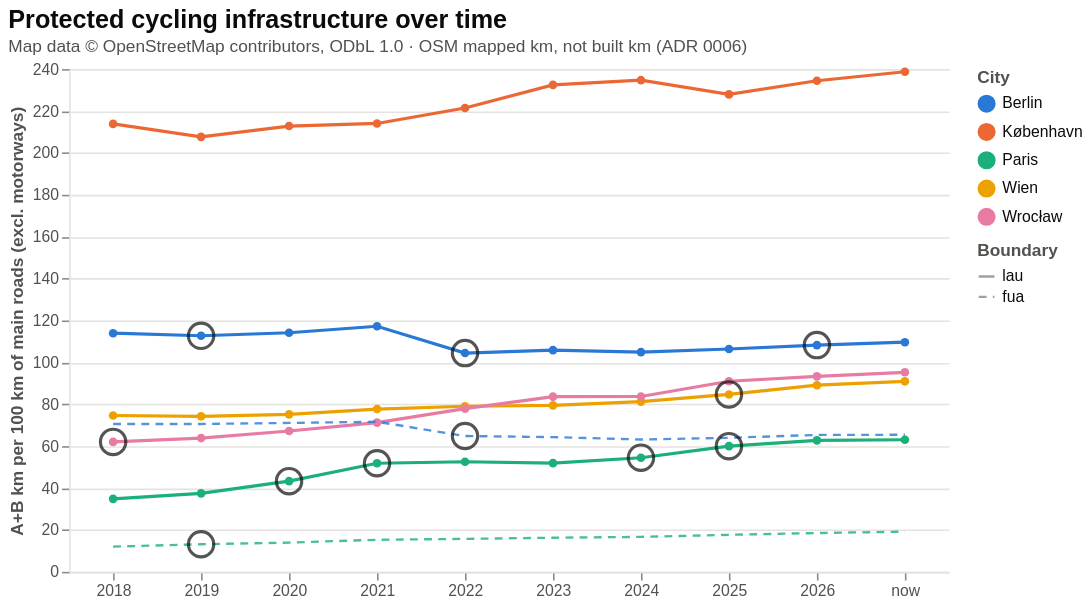

Vega-Lite specification stored for this chart:
### Vega-Lite specification from a JSON file in a GitHub repository (floating-point values rounded to 4 significant figures)
{"config": {"view": {"continuousWidth": 300, "continuousHeight": 300, "stroke": null}, "axis": {"domainColor": "#e4e3df", "gridColor": "#e4e3df", "labelColor": "#52514e", "titleColor": "#52514e"}, "legend": {"labelColor": "#0b0b0b", "labelLimit": 260, "titleColor": "#52514e"}, "title": {"color": "#0b0b0b", "subtitleColor": "#52514e", "subtitleFontSize": 11}}, "layer": [{"mark": {"type": "line", "point": true, "strokeWidth": 2}, "encoding": {"color": {"field": "city", "legend": {}, "scale": {"domain": ["Berlin", "København", "Paris", "Wien", "Wrocław"], "range": ["#2a78d6", "#eb6834", "#1baf7a", "#eda100", "#e87ba4"]}, "title": "City", "type": "nominal"}, "tooltip": [{"field": "city", "type": "nominal"}, {"field": "kind", "type": "nominal"}, {"field": "label", "type": "nominal"}, {"field": "headline", "format": ".2f", "title": "A+B km per 100 km main roads", "type": "quantitative"}, {"field": "ab_km", "format": ".1f", "type": "quantitative"}, {"field": "flags", "type": "nominal"}], "x": {"axis": {"labelAngle": 0}, "field": "label", "sort": ["2018", "2019", "2020", "2021", "2022", "2023", "2024", "2025", "2026", "now"], "title": null, "type": "ordinal"}, "y": {"field": "headline", "scale": {"zero": true}, "title": "A+B km per 100 km of main roads (excl. motorways)", "type": "quantitative"}}, "transform": [{"filter": "(datum.kind === 'lau')"}]}, {"mark": {"type": "line", "opacity": 0.8, "strokeWidth": 1.5}, "encoding": {"color": {"field": "city", "legend": {}, "scale": {"domain": ["Berlin", "København", "Paris", "Wien", "Wrocław"], "range": ["#2a78d6", "#eb6834", "#1baf7a", "#eda100", "#e87ba4"]}, "title": "City", "type": "nominal"}, "strokeDash": {"field": "kind", "scale": {"domain": ["lau", "fua"], "range": [[1, 0], [5, 4]]}, "title": "Boundary", "type": "nominal"}, "tooltip": [{"field": "city", "type": "nominal"}, {"field": "kind", "type": "nominal"}, {"field": "label", "type": "nominal"}, {"field": "headline", "format": ".2f", "title": "A+B km per 100 km main roads", "type": "quantitative"}, {"field": "ab_km", "format": ".1f", "type": "quantitative"}, {"field": "flags", "type": "nominal"}], "x": {"axis": {"labelAngle": 0}, "field": "label", "sort": ["2018", "2019", "2020", "2021", "2022", "2023", "2024", "2025", "2026", "now"], "title": null, "type": "ordinal"}, "y": {"field": "headline", "scale": {"zero": true}, "title": "A+B km per 100 km of main roads (excl. motorways)", "type": "quantitative"}}, "transform": [{"filter": "(datum.kind === 'fua')"}]}, {"mark": {"type": "point", "filled": false, "shape": "circle", "size": 260, "stroke": "#0b0b0b", "strokeWidth": 2}, "encoding": {"tooltip": [{"field": "city", "type": "nominal"}, {"field": "kind", "type": "nominal"}, {"field": "label", "type": "nominal"}, {"field": "headline", "format": ".2f", "title": "A+B km per 100 km main roads", "type": "quantitative"}, {"field": "ab_km", "format": ".1f", "type": "quantitative"}, {"field": "flags", "type": "nominal"}], "x": {"axis": {"labelAngle": 0}, "field": "label", "sort": ["2018", "2019", "2020", "2021", "2022", "2023", "2024", "2025", "2026", "now"], "title": null, "type": "ordinal"}, "y": {"field": "headline", "scale": {"zero": true}, "title": "A+B km per 100 km of main roads (excl. motorways)", "type": "quantitative"}}, "transform": [{"filter": "(datum.flagged === true)"}]}], "data": {"values": [{"city": "Berlin", "city_id": "berlin", "kind": "lau", "series": "Berlin (LAU)", "label": "2018", "headline": 113.9, "ab_km": 1643.0, "flagged": false, "flags": ""}, {"city": "Berlin", "city_id": "berlin", "kind": "lau", "series": "Berlin (LAU)", "label": "2019", "headline": 112.7, "ab_km": 1615.0, "flagged": true, "flags": "tag_drift"}, {"city": "Berlin", "city_id": "berlin", "kind": "lau", "series": "Berlin (LAU)", "label": "2020", "headline": 114.1, "ab_km": 1637.0, "flagged": false, "flags": ""}, {"city": "Berlin", "city_id": "berlin", "kind": "lau", "series": "Berlin (LAU)", "label": "2021", "headline": 117.2, "ab_km": 1681.0, "flagged": false, "flags": ""}, {"city": "Berlin", "city_id": "berlin", "kind": "lau", "series": "Berlin (LAU)", "label": "2022", "headline": 104.4, "ab_km": 1497.0, "flagged": true, "flags": "km_jump, single_mapper"}, {"city": "Berlin", "city_id": "berlin", "kind": "lau", "series": "Berlin (LAU)", "label": "2023", "headline": 105.8, "ab_km": 1518.0, "flagged": false, "flags": ""}, {"city": "Berlin", "city_id": "berlin", "kind": "lau", "series": "Berlin (LAU)", "label": "2024", "headline": 104.9, "ab_km": 1494.0, "flagged": false, "flags": ""}, {"city": "Berlin", "city_id": "berlin", "kind": "lau", "series": "Berlin (LAU)", "label": "2025", "headline": 106.4, "ab_km": 1511.0, "flagged": false, "flags": ""}, {"city": "Berlin", "city_id": "berlin", "kind": "lau", "series": "Berlin (LAU)", "label": "2026", "headline": 108.3, "ab_km": 1539.0, "flagged": true, "flags": "tag_drift"}, {"city": "Berlin", "city_id": "berlin", "kind": "lau", "series": "Berlin (LAU)", "label": "now", "headline": 109.6, "ab_km": 1558.0, "flagged": false, "flags": ""}, {"city": "Berlin", "city_id": "berlin", "kind": "fua", "series": "Berlin (FUA)", "label": "2018", "headline": 70.58, "ab_km": 3751.0, "flagged": false, "flags": ""}, {"city": "Berlin", "city_id": "berlin", "kind": "fua", "series": "Berlin (FUA)", "label": "2019", "headline": 70.59, "ab_km": 3753.0, "flagged": false, "flags": ""}, {"city": "Berlin", "city_id": "berlin", "kind": "fua", "series": "Berlin (FUA)", "label": "2020", "headline": 71.1, "ab_km": 3790.0, "flagged": false, "flags": ""}, {"city": "Berlin", "city_id": "berlin", "kind": "fua", "series": "Berlin (FUA)", "label": "2021", "headline": 71.65, "ab_km": 3818.0, "flagged": false, "flags": ""}, {"city": "Berlin", "city_id": "berlin", "kind": "fua", "series": "Berlin (FUA)", "label": "2022", "headline": 64.84, "ab_km": 3470.0, "flagged": true, "flags": "tag_drift"}, {"city": "Berlin", "city_id": "berlin", "kind": "fua", "series": "Berlin (FUA)", "label": "2023", "headline": 64.33, "ab_km": 3462.0, "flagged": false, "flags": ""}, {"city": "Berlin", "city_id": "berlin", "kind": "fua", "series": "Berlin (FUA)", "label": "2024", "headline": 63.17, "ab_km": 3394.0, "flagged": false, "flags": ""}, {"city": "Berlin", "city_id": "berlin", "kind": "fua", "series": "Berlin (FUA)", "label": "2025", "headline": 63.99, "ab_km": 3436.0, "flagged": false, "flags": ""}, {"city": "Berlin", "city_id": "berlin", "kind": "fua", "series": "Berlin (FUA)", "label": "2026", "headline": 65.37, "ab_km": 3520.0, "flagged": false, "flags": ""}, {"city": "Berlin", "city_id": "berlin", "kind": "fua", "series": "Berlin (FUA)", "label": "now", "headline": 65.44, "ab_km": 3523.0, "flagged": false, "flags": ""}, {"city": "København", "city_id": "copenhagen", "kind": "lau", "series": "København (LAU)", "label": "2018", "headline": 213.9, "ab_km": 529.8, "flagged": false, "flags": ""}, {"city": "København", "city_id": "copenhagen", "kind": "lau", "series": "København (LAU)", "label": "2019", "headline": 207.7, "ab_km": 522.8, "flagged": false, "flags": ""}, {"city": "København", "city_id": "copenhagen", "kind": "lau", "series": "København (LAU)", "label": "2020", "headline": 212.8, "ab_km": 534.1, "flagged": false, "flags": ""}, {"city": "København", "city_id": "copenhagen", "kind": "lau", "series": "København (LAU)", "label": "2021", "headline": 214.1, "ab_km": 535.8, "flagged": false, "flags": ""}, {"city": "København", "city_id": "copenhagen", "kind": "lau", "series": "København (LAU)", "label": "2022", "headline": 221.4, "ab_km": 550.2, "flagged": false, "flags": ""}, {"city": "København", "city_id": "copenhagen", "kind": "lau", "series": "København (LAU)", "label": "2023", "headline": 232.5, "ab_km": 566.4, "flagged": false, "flags": ""}, {"city": "København", "city_id": "copenhagen", "kind": "lau", "series": "København (LAU)", "label": "2024", "headline": 234.7, "ab_km": 569.5, "flagged": false, "flags": ""}, {"city": "København", "city_id": "copenhagen", "kind": "lau", "series": "København (LAU)", "label": "2025", "headline": 227.9, "ab_km": 556.2, "flagged": false, "flags": ""}, {"city": "København", "city_id": "copenhagen", "kind": "lau", "series": "København (LAU)", "label": "2026", "headline": 234.4, "ab_km": 572.5, "flagged": false, "flags": ""}, {"city": "København", "city_id": "copenhagen", "kind": "lau", "series": "København (LAU)", "label": "now", "headline": 238.8, "ab_km": 582.3, "flagged": false, "flags": ""}, {"city": "Paris", "city_id": "paris", "kind": "lau", "series": "Paris (LAU)", "label": "2018", "headline": 34.85, "ab_km": 208.6, "flagged": false, "flags": ""}, {"city": "Paris", "city_id": "paris", "kind": "lau", "series": "Paris (LAU)", "label": "2019", "headline": 37.47, "ab_km": 223.9, "flagged": false, "flags": ""}, {"city": "Paris", "city_id": "paris", "kind": "lau", "series": "Paris (LAU)", "label": "2020", "headline": 43.29, "ab_km": 257.3, "flagged": true, "flags": "km_jump, tag_drift"}, {"city": "Paris", "city_id": "paris", "kind": "lau", "series": "Paris (LAU)", "label": "2021", "headline": 51.86, "ab_km": 305.6, "flagged": true, "flags": "km_jump"}, {"city": "Paris", "city_id": "paris", "kind": "lau", "series": "Paris (LAU)", "label": "2022", "headline": 52.54, "ab_km": 309.1, "flagged": false, "flags": ""}, {"city": "Paris", "city_id": "paris", "kind": "lau", "series": "Paris (LAU)", "label": "2023", "headline": 51.9, "ab_km": 304.2, "flagged": false, "flags": ""}, {"city": "Paris", "city_id": "paris", "kind": "lau", "series": "Paris (LAU)", "label": "2024", "headline": 54.49, "ab_km": 318.6, "flagged": true, "flags": "activity_spike"}, {"city": "Paris", "city_id": "paris", "kind": "lau", "series": "Paris (LAU)", "label": "2025", "headline": 60.01, "ab_km": 345.7, "flagged": true, "flags": "activity_spike"}, {"city": "Paris", "city_id": "paris", "kind": "lau", "series": "Paris (LAU)", "label": "2026", "headline": 62.78, "ab_km": 355.2, "flagged": false, "flags": ""}, {"city": "Paris", "city_id": "paris", "kind": "lau", "series": "Paris (LAU)", "label": "now", "headline": 63.07, "ab_km": 356.5, "flagged": false, "flags": ""}, {"city": "Paris", "city_id": "paris", "kind": "fua", "series": "Paris (FUA)", "label": "2018", "headline": 12.02, "ab_km": 2333.0, "flagged": false, "flags": ""}, {"city": "Paris", "city_id": "paris", "kind": "fua", "series": "Paris (FUA)", "label": "2019", "headline": 13.16, "ab_km": 2577.0, "flagged": true, "flags": "km_jump"}, {"city": "Paris", "city_id": "paris", "kind": "fua", "series": "Paris (FUA)", "label": "2020", "headline": 13.97, "ab_km": 2739.0, "flagged": false, "flags": ""}, {"city": "Paris", "city_id": "paris", "kind": "fua", "series": "Paris (FUA)", "label": "2021", "headline": 15.31, "ab_km": 2998.0, "flagged": false, "flags": ""}, {"city": "Paris", "city_id": "paris", "kind": "fua", "series": "Paris (FUA)", "label": "2022", "headline": 15.75, "ab_km": 3088.0, "flagged": false, "flags": ""}, {"city": "Paris", "city_id": "paris", "kind": "fua", "series": "Paris (FUA)", "label": "2023", "headline": 16.29, "ab_km": 3194.0, "flagged": false, "flags": ""}, {"city": "Paris", "city_id": "paris", "kind": "fua", "series": "Paris (FUA)", "label": "2024", "headline": 16.7, "ab_km": 3279.0, "flagged": false, "flags": ""}, {"city": "Paris", "city_id": "paris", "kind": "fua", "series": "Paris (FUA)", "label": "2025", "headline": 17.68, "ab_km": 3471.0, "flagged": false, "flags": ""}, {"city": "Paris", "city_id": "paris", "kind": "fua", "series": "Paris (FUA)", "label": "2026", "headline": 18.54, "ab_km": 3628.0, "flagged": false, "flags": ""}, {"city": "Paris", "city_id": "paris", "kind": "fua", "series": "Paris (FUA)", "label": "now", "headline": 19.17, "ab_km": 3751.0, "flagged": false, "flags": ""}, {"city": "Wien", "city_id": "vienna", "kind": "lau", "series": "Wien (LAU)", "label": "2018", "headline": 74.61, "ab_km": 558.5, "flagged": false, "flags": ""}, {"city": "Wien", "city_id": "vienna", "kind": "lau", "series": "Wien (LAU)", "label": "2019", "headline": 74.24, "ab_km": 558.2, "flagged": false, "flags": ""}, {"city": "Wien", "city_id": "vienna", "kind": "lau", "series": "Wien (LAU)", "label": "2020", "headline": 75.18, "ab_km": 562.8, "flagged": false, "flags": ""}, {"city": "Wien", "city_id": "vienna", "kind": "lau", "series": "Wien (LAU)", "label": "2021", "headline": 77.71, "ab_km": 583.0, "flagged": false, "flags": ""}, {"city": "Wien", "city_id": "vienna", "kind": "lau", "series": "Wien (LAU)", "label": "2022", "headline": 79.03, "ab_km": 592.1, "flagged": false, "flags": ""}, {"city": "Wien", "city_id": "vienna", "kind": "lau", "series": "Wien (LAU)", "label": "2023", "headline": 79.46, "ab_km": 595.9, "flagged": false, "flags": ""}, {"city": "Wien", "city_id": "vienna", "kind": "lau", "series": "Wien (LAU)", "label": "2024", "headline": 81.27, "ab_km": 608.1, "flagged": false, "flags": ""}, {"city": "Wien", "city_id": "vienna", "kind": "lau", "series": "Wien (LAU)", "label": "2025", "headline": 84.69, "ab_km": 632.9, "flagged": true, "flags": "tag_drift"}, {"city": "Wien", "city_id": "vienna", "kind": "lau", "series": "Wien (LAU)", "label": "2026", "headline": 89.11, "ab_km": 667.4, "flagged": false, "flags": ""}, {"city": "Wien", "city_id": "vienna", "kind": "lau", "series": "Wien (LAU)", "label": "now", "headline": 90.95, "ab_km": 679.8, "flagged": false, "flags": ""}, {"city": "Wrocław", "city_id": "wroclaw", "kind": "lau", "series": "Wrocław (LAU)", "label": "2018", "headline": 62.04, "ab_km": 261.5, "flagged": true, "flags": "activity_spike"}, {"city": "Wrocław", "city_id": "wroclaw", "kind": "lau", "series": "Wrocław (LAU)", "label": "2019", "headline": 63.86, "ab_km": 272.7, "flagged": false, "flags": ""}, {"city": "Wrocław", "city_id": "wroclaw", "kind": "lau", "series": "Wrocław (LAU)", "label": "2020", "headline": 67.24, "ab_km": 288.5, "flagged": false, "flags": ""}, {"city": "Wrocław", "city_id": "wroclaw", "kind": "lau", "series": "Wrocław (LAU)", "label": "2021", "headline": 71.24, "ab_km": 306.0, "flagged": false, "flags": ""}, {"city": "Wrocław", "city_id": "wroclaw", "kind": "lau", "series": "Wrocław (LAU)", "label": "2022", "headline": 77.92, "ab_km": 333.6, "flagged": false, "flags": ""}, {"city": "Wrocław", "city_id": "wroclaw", "kind": "lau", "series": "Wrocław (LAU)", "label": "2023", "headline": 83.64, "ab_km": 348.1, "flagged": false, "flags": ""}, {"city": "Wrocław", "city_id": "wroclaw", "kind": "lau", "series": "Wrocław (LAU)", "label": "2024", "headline": 83.7, "ab_km": 362.3, "flagged": false, "flags": ""}, {"city": "Wrocław", "city_id": "wroclaw", "kind": "lau", "series": "Wrocław (LAU)", "label": "2025", "headline": 90.99, "ab_km": 386.3, "flagged": false, "flags": ""}, {"city": "Wrocław", "city_id": "wroclaw", "kind": "lau", "series": "Wrocław (LAU)", "label": "2026", "headline": 93.33, "ab_km": 390.6, "flagged": false, "flags": ""}, {"city": "Wrocław", "city_id": "wroclaw", "kind": "lau", "series": "Wrocław (LAU)", "label": "now", "headline": 95.25, "ab_km": 398.6, "flagged": false, "flags": ""}]}, "height": 320, "title": {"text": "Protected cycling infrastructure over time", "anchor": "start", "fontSize": 16, "subtitle": "Map data © OpenStreetMap contributors, ODbL 1.0 · OSM mapped km, not built km (ADR 0006)"}, "width": 560, "$schema": "https://vega.github.io/schema/vega-lite/v6.4.1.json"}
